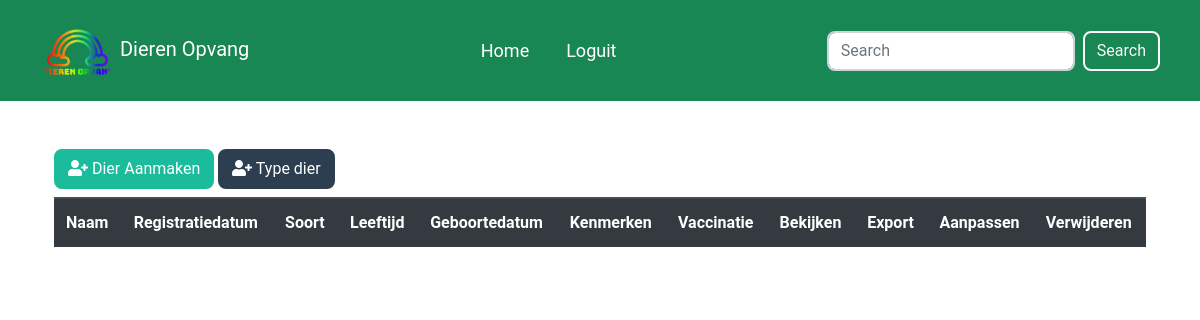
/admin/dashboard.php (signed in), run on an earlier commit of the app's database.
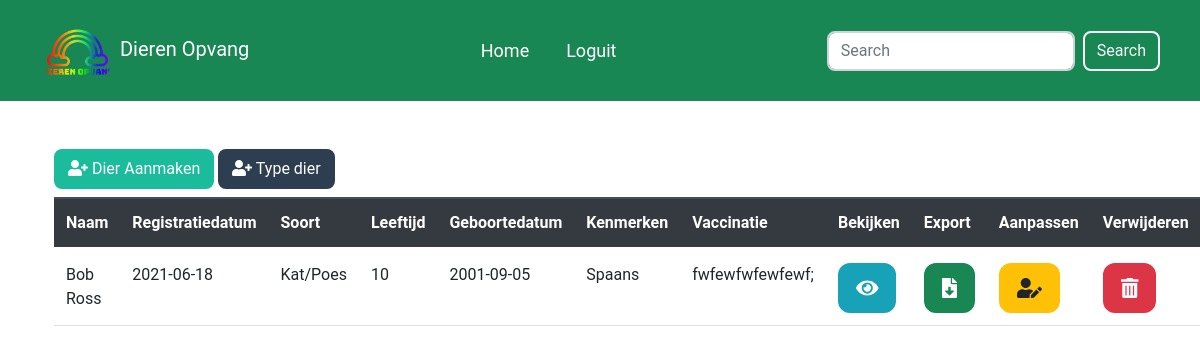
And on a later commit of the database.
### tables this page shows
CREATE TABLE `dieren` (
  `id` varchar(64) NOT NULL,
  `naam` varchar(64) NOT NULL,
  `soort` varchar(64) NOT NULL,
  `soortid` varchar(64) NOT NULL,
  `leeftijd` int(3) NOT NULL,
  `eigenaar_id` varchar(64) NOT NULL,
  `geboortedatum` date NOT NULL,
  `regristratiedatum` date NOT NULL DEFAULT current_timestamp(),
  `naar` varchar(64) NOT NULL,
  `kenmerken` text NOT NULL,
  `vaccinatie` text NOT NULL,
  `image` text NOT NULL
);

### admin/dashboard.php (the view, shortened to what this page needs)
<?php
require('../php/database.php');
$sql = "SELECT `id`, `naam`, `soort`, `leeftijd`, `eigenaar_id`, `geboortedatum`, `regristratiedatum`, `naar`, `kenmerken`, `vaccinatie`, `image` FROM `dieren`;";
$result = $conn->query($sql);
?>
<!doctype html>
<html lang="en">
<head>
	<?php require("components/style.php"); ?>
</head>
<body>
<?php require("components/navbar.php"); ?>
<div class="container">
	<a href="createpost.php" class="btn btn-primary mt-5"><i class="fas fa-user-plus"></i> Dier Aanmaken</a>
	<button class="btn btn-secondary mt-5" data-bs-toggle="modal" data-bs-target="#leerlijnenmodal"><i class="fas fa-user-plus"></i> Type dier</button>
	<div class="center-div">
		<table class="table mt-2">
			<thead class="thead-dark">
				<tr>
					<th scope="col">Naam</th>
					<th scope="col">Registratiedatum</th>
					<th scope="col">Soort</th>
					<th scope="col">Leeftijd</th>
					<th scope="col">Geboortedatum</th>
					<th scope="col">Kenmerken</th>
					<th scope="col">Vaccinatie</th>
					<th scope="col">Bekijken</th>
					<th scope="col">Export</th>
					<th scope="col">Aanpassen</th>
					<th scope="col">Verwijderen</th>
				</tr>
			</thead>
			<tbody>
				<?php
				foreach ($result as $item) {
					echo "<td>" . $item["naam"] . "</td><td>" .  $item["regristratiedatum"] . "</td>
					<td>" .  $item["soort"] . "</td><td>" .  $item["leeftijd"] . "</td><td>" .  $item["geboortedatum"] . "</td>
					<td>" .  $item["kenmerken"] . "</td><td>" .  $item["vaccinatie"] . "</td><td><a href='../reservering.php?id=" . $item['id'] . "' class='btn btn-info btn-lg'><i class='fas fa-eye'></i></a></td><td><a href='../php/export.php?id=" . $item['id'] . "' class='btn btn-success btn-lg'><i class='fas fa-file-download'></i></a></td><td><a href='changepost.php?id=" . $item['id'] . "' class='btn btn-warning btn-lg'><i class='fas fa-user-edit'></i></a></td><td><button type='button' data-bs-toggle='modal' data-bs-target='#post". $item['id'] ."' class='btn btn-danger btn-lg'><i class='fas fa-trash-alt'></i></button></td><tr>
					<div class='modal fade' id='post". $item['id'] ."' data-bs-backdrop='static' data-bs-keyboard='false' tabindex='-1' aria-labelledby='postlabel". $item['id'] ."' aria-hidden='true'>
                        <div class='modal-dialog'>
                          <div class='modal-content'>
                            <div class='modal-header'>
                              <h5 class='modal-title' id='postlabel". $item['id'] ."'>". $item["naam"] ." verwijderen!</h5>
                              <button type='button' class='btn-close' data-bs-dismiss='modal' aria-label='Close'></button>
                            </div>
                            <div class='modal-body'>
                            <b>Weet je zeker dat je de post wilt verwijderen? Deze actie kan niet ongedaan worden!</b>
                            </div>
                            <div class='modal-footer'>
                              <button type='button' class='btn btn-secondary' data-bs-dismiss='modal'>Sluiten</button>
                              <a href='../php/removepost.php?id=" . $item["id"] . "'><button type='button' class='btn btn-danger'>Jazeker</button></a>
                            </div>
                          </div>
                        </div>
                      </div>";
				}
				?>
			</tbody>
		</table>
	</div>
</body>
</html>

### admin/components/style.php (shortened to what this page needs)
<link rel="stylesheet" type="text/css" href="../css/bootstrap.min.css">
<link rel="stylesheet" type="text/css" href="../css/fontawesome.min.css">
<link rel="stylesheet" type="text/css" href="../css/custom.css">
<link rel="stylesheet" type="text/css" href="../css/start-bootstrap-styles.css">

### admin/components/navbar.php (shortened to what this page needs)
<nav class="navbar navbar-expand-md navbar-fixed-top navbar-light bg-success main-nav">
	<div class="container-fluid">
	<a class="navbar-brand text-white" href="/DierenOpvang/"><img class="img-fluid rounded-circle" width="75" height="auto" src="../uploads/simg/logo.png"> Dieren Opvang</a>
	<div class="collapse navbar-collapse" id="navbarNav">
		<ul class="nav mx-auto">
			<li class="nav-item">
				<a class="nav-link active text-white" href="dashboard.php">Home</a>
			</li>
			<li class="nav-item">
				<a class="nav-link text-white" href="../php/login/logout.php">Loguit</a>
			</li>
		</ul>
		<form method="POST" enctype="multipart/form-data" action="search.php" class="d-flex">
        <input class="form-control me-2" name="search" id="search" type="search" placeholder="Search" aria-label="Search">
        <button class="btn btn-outline-light" type="submit">Search</button>
		</form>
	</div>
	</div>
</nav>

### css/custom.css (style rules this page uses)
html { position: relative; min-height: 100%; }
* { font-family: 'Roboto', sans-serif; }
body { margin-bottom: 60px; }
nav { font-size: large; }
nav ul li { padding-left: 5px; }

What changed in the data, as far as the page shows it:
added dieren: naam "Bob Ross", regristratiedatum "2021-06-18", soort "Kat/Poes", leeftijd "10", geboortedatum "2001-09-05", kenmerken "Spaans", vaccinatie "fwfewfwfewfewf;"
